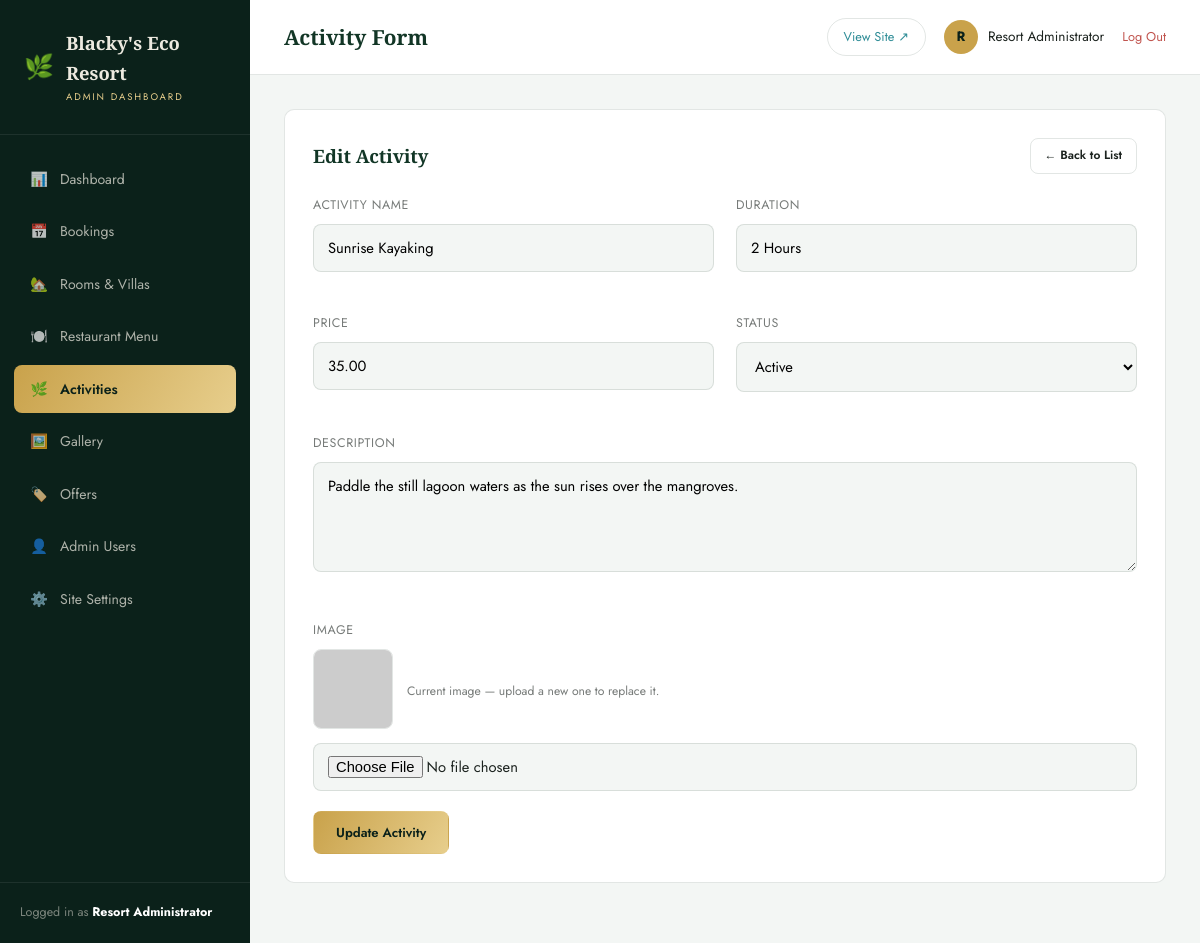
Screenshot of /admin/activities_form.php?id=2 (signed in) with the database file from the repository.
### tables this page shows
CREATE TABLE settings (
  id INT PRIMARY KEY DEFAULT 1,
  site_name VARCHAR(150) NOT NULL DEFAULT "Blacky's Eco Resort",
  tagline VARCHAR(255) NOT NULL DEFAULT 'Barefoot Luxury. Untouched Nature.',
  phone VARCHAR(40) DEFAULT '+1 555 200 3000',
  whatsapp_number VARCHAR(40) DEFAULT '15552003000',
  email VARCHAR(150) DEFAULT 'stay@blackysecoresort.com',
  address VARCHAR(255) DEFAULT 'Isla Verde Coastal Reserve, Costa Esmeralda',
  logo VARCHAR(255) DEFAULT '',
  hero_video VARCHAR(255) DEFAULT '',
  facebook VARCHAR(255) DEFAULT '#',
  instagram VARCHAR(255) DEFAULT '#',
  twitter VARCHAR(255) DEFAULT '#',
  latitude DECIMAL(10,7) DEFAULT 9.9280900,
  longitude DECIMAL(10,7) DEFAULT -84.0907400,
  currency VARCHAR(5) NOT NULL DEFAULT '$',
  meta_description VARCHAR(300) DEFAULT "Blacky's Eco Resort — a barefoot-luxury rainforest and lagoon retreat with treehouse villas, overwater suites and farm-to-table dining.",
  meta_keywords VARCHAR(300) DEFAULT 'eco resort, luxury resort, treehouse villa, sustainable travel, rainforest resort',
  updated_at DATETIME NOT NULL DEFAULT CURRENT_TIMESTAMP ON UPDATE CURRENT_TIMESTAMP
);

CREATE TABLE activities (
  id INT AUTO_INCREMENT PRIMARY KEY,
  name VARCHAR(150) NOT NULL,
  description TEXT,
  duration VARCHAR(60) DEFAULT '2 Hours',
  price DECIMAL(8,2) DEFAULT 0,
  image VARCHAR(255),
  status ENUM('active','inactive') NOT NULL DEFAULT 'active',
  created_at DATETIME NOT NULL DEFAULT CURRENT_TIMESTAMP
);

### includes/functions.php (called while the page is built, shortened)
<?php
require_once __DIR__ . '/db.php';
function e(?string $value): string
{
    return htmlspecialchars((string)$value, ENT_QUOTES, 'UTF-8');
}
function get_settings(): array
{
    static $settings = null;
    if ($settings === null) {
        $pdo = get_pdo();
        $stmt = $pdo->query('SELECT * FROM settings WHERE id = 1 LIMIT 1');
        $settings = $stmt->fetch() ?: [];
    }
    return $settings;
}
function resolve_image(?string $value, string $subfolder): string
{
    if (str_starts_with($value, 'http://') || str_starts_with($value, 'https://')) {
        return $value;
    }
    return UPLOAD_URL . '/' . $subfolder . '/' . $value;
}

### includes/auth.php (called while the page is built, shortened)
<?php
require_once __DIR__ . '/functions.php';
function admin_logged_in(): bool
{
    return !empty($_SESSION['admin_id']);
}
function current_admin(): ?array
{
    static $admin = null;
    if ($admin === null) {
        $stmt = get_pdo()->prepare('SELECT id, name, username, email, role FROM admins WHERE id = :id');
        $stmt->execute(['id' => $_SESSION['admin_id']]);
        $admin = $stmt->fetch();
    }
    return $admin;
}

### includes/db.php (called while the page is built, shortened)
<?php
function get_pdo(): PDO
{
    static $pdo = null;
    if ($pdo === null) {
        $dsn = 'mysql:host=' . DB_HOST . ';dbname=' . DB_NAME . ';charset=' . DB_CHARSET;
        try {
            $pdo = new PDO($dsn, DB_USER, DB_PASS, [
                PDO::ATTR_ERRMODE            => PDO::ERRMODE_EXCEPTION,
                PDO::ATTR_DEFAULT_FETCH_MODE => PDO::FETCH_ASSOC,
                PDO::ATTR_EMULATE_PREPARES   => false,
            ]);
        } catch (PDOException $e) {
            if (APP_DEBUG) {
                die('Database connection failed: ' . htmlspecialchars($e->getMessage()));
            }
            die('We are unable to connect right now. Please try again shortly.');
        }
    }
    return $pdo;
}

### admin/activities_form.php (the view, shortened to what this page needs)
<?php
$page_title = 'Activity Form';
$active = 'activities';
require_once __DIR__ . '/includes/admin_header.php';
$pdo = get_pdo();
$id = (int)($_GET['id'] ?? 0);
$act = ['id' => 0, 'name' => '', 'description' => '', 'duration' => '2 Hours', 'price' => '', 'image' => '', 'status' => 'active'];
if ($id) {
    $stmt = $pdo->prepare('SELECT * FROM activities WHERE id = :id'); $stmt->execute(['id' => $id]);
    if ($found = $stmt->fetch()) $act = $found;
}
?>
<div class="panel">
  <div class="panel-head"><h2><?= $id ? 'Edit Activity' : 'Add Activity' ?></h2><a href="activities.php" class="btn btn-outline btn-sm">← Back to List</a></div>
  <form method="post" enctype="multipart/form-data">
    <div class="form-grid">
      <div class="form-group"><label>Activity Name</label><input type="text" name="name" value="<?= e($act['name']) ?>" required></div>
      <div class="form-group"><label>Duration</label><input type="text" name="duration" value="<?= e($act['duration']) ?>" placeholder="2 Hours" required></div>
      <div class="form-group"><label>Price</label><input type="number" step="0.01" min="0" name="price" value="<?= e((string)$act['price']) ?>" required></div>
      <div class="form-group"><label>Status</label><select name="status"><option value="active" <?= $act['status'] === 'active' ? 'selected' : '' ?>>Active</option></select></div>
      <div class="form-group full"><label>Description</label><textarea name="description" required><?= e($act['description']) ?></textarea></div>
      <div class="form-group full">
        <label>Image</label>
        <?php if ($act['image']): ?><div class="current-image"><img src="<?= e(resolve_image($act['image'], 'settings')) ?>" alt=""><span class="form-hint">Current image — upload a new one to replace it.</span></div><?php endif; ?>
        <input type="file" name="image" accept="image/jpeg,image/png,image/webp">
      </div>
    </div>
    <button type="submit" class="btn btn-gold"><?= $id ? 'Update Activity' : 'Create Activity' ?></button>
  </form>
</div>
<?php require_once __DIR__ . '/includes/admin_footer.php'; ?>

### admin/includes/admin_header.php (shortened to what this page needs)
<?php
require_once __DIR__ . '/../../includes/functions.php';
require_once __DIR__ . '/../../includes/auth.php';
$admin = current_admin();
$settings = get_settings();
$active = $active ?? '';
$page_title = ($page_title ?? 'Dashboard') . ' | Admin';
$navItems = [
    ['dashboard', 'dashboard.php', '📊', 'Dashboard'],
    ['bookings', 'bookings.php', '📅', 'Bookings'],
    ['rooms', 'rooms.php', '🏡', 'Rooms & Villas'],
    ['menu', 'menu.php', '🍽️', 'Restaurant Menu'],
    ['activities', 'activities.php', '🌿', 'Activities'],
    ['gallery', 'gallery.php', '🖼️', 'Gallery'],
    ['offers', 'offers.php', '🏷️', 'Offers'],
    ['users', 'users.php', '👤', 'Admin Users'],
    ['settings', 'settings.php', '⚙️', 'Site Settings'],
];
?>
<!DOCTYPE html>
<html lang="en">
<head>
<link rel="stylesheet" href="assets/css/admin.css">
</head>
<body>
<div class="app-shell">
  <aside class="sidebar" id="sidebar">
    <div class="sidebar-brand">
      <span class="leaf">🌿</span>
      <div><b><?= e($settings['site_name'] ?? "Blacky's Eco Resort") ?></b><small>Admin Dashboard</small></div>
    </div>
    <nav class="sidebar-nav">
      <?php foreach ($navItems as [$key, $href, $icon, $label]): ?>
        <a href="<?= $href ?>" class="<?= $active === $key ? 'active' : '' ?>"><span class="nav-icon"><?= $icon ?></span> <?= e($label) ?></a>
      <?php endforeach; ?>
    </nav>
    <div class="sidebar-foot">Logged in as <b style="color:#fff;"><?= e($admin['name'] ?? '') ?></b></div>
  </aside>
  <div class="main">
    <header class="topbar">
      <div style="display:flex; align-items:center; gap:16px;">
        <h1><?= e(strtok($page_title, '|')) ?></h1>
      </div>
      <div class="topbar-right">
        <a href="../index.php" target="_blank" class="view-site-link">View Site ↗</a>
        <div class="admin-chip">
          <div class="avatar"><?= e(strtoupper(substr($admin['name'] ?? 'A', 0, 1))) ?></div>
          <span><?= e($admin['name'] ?? '') ?></span>
        </div>
        <a href="logout.php" class="logout-link">Log Out</a>
      </div>
    </header>
    <div class="content">

### rows the page displays
settings: site_name "Blacky's Eco Resort"
activities: name "Sunrise Kayaking", duration "2 Hours", price "35.00", status "Active", description "Paddle the still lagoon waters as the sun rises over the mangroves."

### other values shown
$icon "📊"
$label "Dashboard"
$icon "📅"
$label "Bookings"
$icon "🏡"
$label "Rooms & Villas"
$icon "🍽️"
$label "Restaurant Menu"
$icon "🌿"
$label "Activities"
$icon "🖼️"
$label "Gallery"
$icon "🏷️"
$label "Offers"
$icon "👤"
